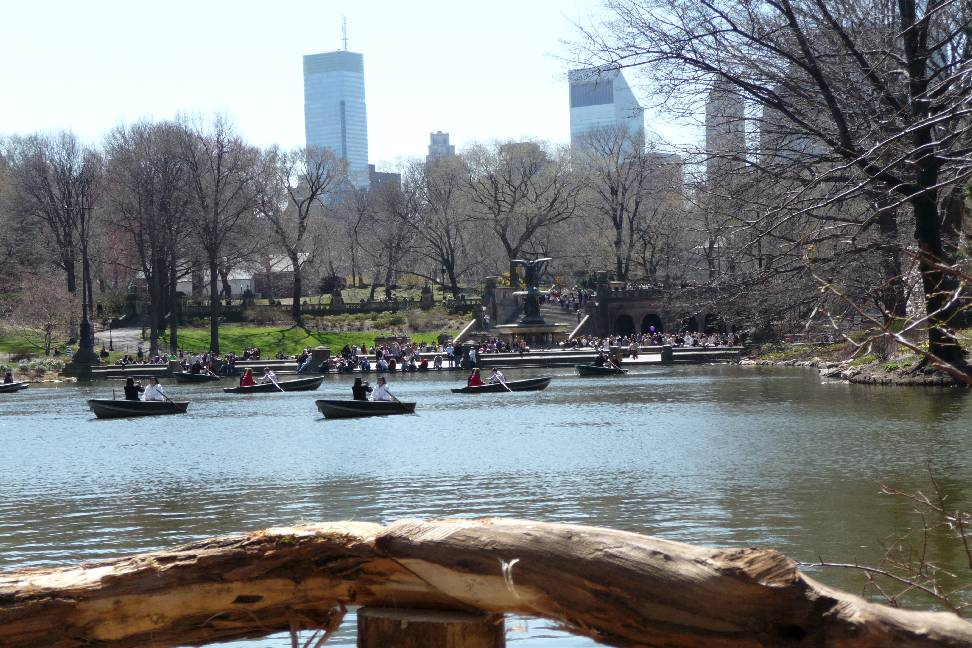
%> input picture project/CODE/comp_forg.jpg, 972 x 648 px
$ octave forg_run_4.m   (GNU Octave 9; MATLAB toolbox functions it lacks are replaced by stand-ins)
%> lines starting %> are read from the running program, lines starting %| are printed output that depends on the picture
clc;
clear all;
close all
cd images
[J P]=uigetfile('*.*','select the source Image');
%> the answer given: comp_forg.jpg
Q=imread(strcat(P,J));
%> Q is the input picture: size 648x972x3 uint8; mean R, G, B 122.5, 125.6, 126.7
cd ..
figure,imshow(Q);title('original image');
Q=Q(1:4:end,1:4:end,:);
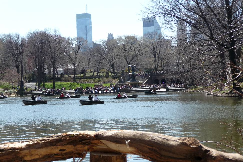
%> Q: size 162x243x3 uint8; mean R, G, B 122.9, 126, 127.2
[M N Z]=size(Q);
%> M = 162; N = 243; Z = 3
I1=Q(:,:,1);
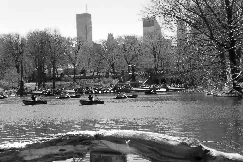
%> I1: size 162x243 uint8; min 0, max 255, mean 122.9
nstr=strcat(J(1:end-4),'_copy.png');
cd images
%> (the run ends here)
